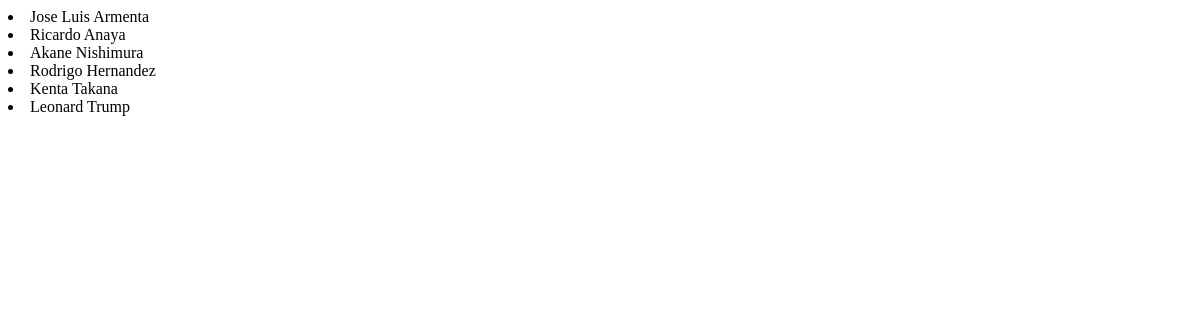
The page /apli/lista on the database as committed earlier.
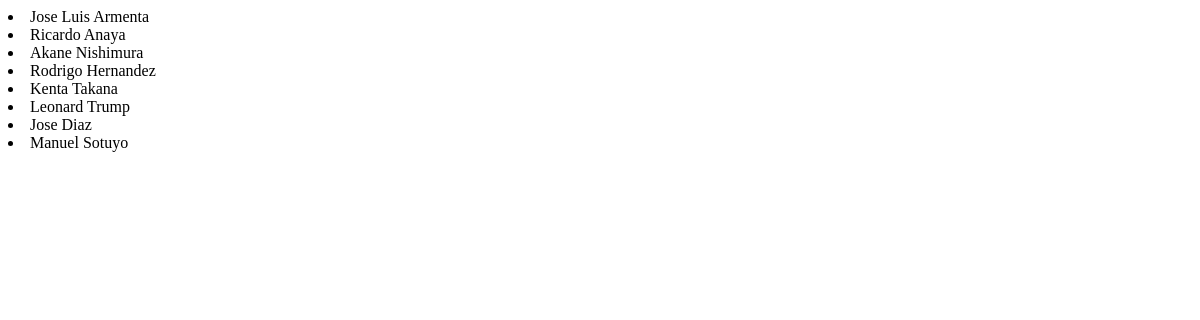
The same page on the database as committed later.
### apli/models.py (models this page shows, shortened)
class cliente(models.Model):
    id = models.AutoField(primary_key=True)
    name=models.TextField()
    last_name=models.TextField()
    Cereal=[
        ("S","small"),
        ("M","medium"),
        ("L","large"),
        ("J","jumbo"),
    ]
    cereal= models.CharField(max_length=1, choices=Cereal)

### apli/views.py (the view)
# urls.py: path("lista", views.ListaClientes.as_view(), name='clientes')
class ListaClientes(ListView):
    model=cliente
    context_object_name ='clientes'
    template_name="listaClientes.html"

### apli/templates/listaClientes.html
{% for xd in clientes%}
   <li>{{xd.name}} {{xd.last_name}}</li>
{% endfor%}

Rows that differ between the two databases and show on the page:
added cliente: name "Jose", last_name "Diaz"
added cliente: name "Manuel", last_name "Sotuyo"
